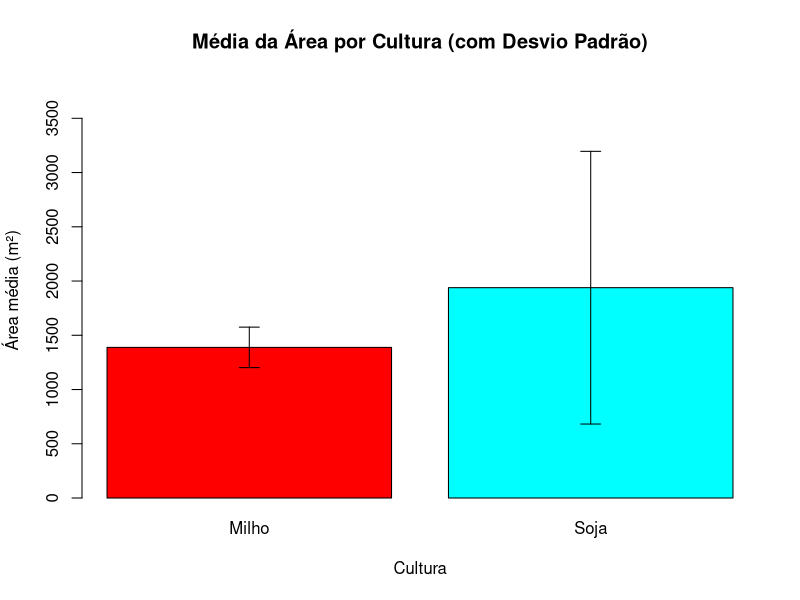

This figure's R source:
# Análise Estatística - FarmTech Solutions
# Gera estatísticas e gráficos das áreas por cultura
# Versão: 1.0

# Leitura de dados
dados <- read.csv("todas_areas.csv", header = TRUE, sep = ",")

# Preparação dos dados
dados$Area <- as.numeric(dados$Area)

# Validações
if (any(is.na(dados$Area))) {
  cat("Erro: A coluna 'Area' contém valores inválidos ou não numéricos.\n")
  quit(status = 1)
}

if (nrow(dados) == 0) {
  cat("Erro: Não há dados no arquivo CSV.\n")
  quit(status = 1)
}

# Análise por cultura
culturas <- unique(dados$Cultura)

cat("\n===== Estatísticas das Áreas por Cultura =====\n")

# Preparação para visualização
estatisticas <- data.frame(Cultura = character(), Media = numeric(), Desvio = numeric())

# Cálculo de estatísticas
for (cultura in culturas) {
  cat("\nCultura:", cultura, "\n")
  dados_filtrados <- subset(dados, Cultura == cultura)
  
  if (nrow(dados_filtrados) > 0) {
    media <- mean(dados_filtrados$Area, na.rm = TRUE)
    desvio <- sd(dados_filtrados$Area, na.rm = TRUE)
    if (is.na(desvio)) desvio <- 0  # Caso único valor
    maior <- max(dados_filtrados$Area, na.rm = TRUE)
    menor <- min(dados_filtrados$Area, na.rm = TRUE)
    total <- nrow(dados_filtrados)
    
    cat(" - Total de áreas:", total, "\n")
    cat(" - Média da área:", round(media, 2), "m²\n")
    cat(" - Desvio padrão:", round(desvio, 2), "m²\n")
    cat(" - Maior área:", round(maior, 2), "m²\n")
    cat(" - Menor área:", round(menor, 2), "m²\n")
    
    estatisticas <- rbind(estatisticas, data.frame(Cultura = cultura, Media = media, Desvio = desvio))
  } else {
    cat(" - Nenhum dado disponível para esta cultura.\n")
  }
}

# Geração do gráfico
if (nrow(estatisticas) > 0) {
  # Cálculo de limites
  max_value <- max(estatisticas$Media + estatisticas$Desvio)
  ylim_max <- if (is.finite(max_value)) max_value * 1.2 else max(estatisticas$Media) * 1.2
  
  # Plotagem
  bar_centers <- barplot(
    estatisticas$Media,
    names.arg = estatisticas$Cultura,
    col = rainbow(length(estatisticas$Cultura)),
    main = "Média da Área por Cultura (com Desvio Padrão)",
    xlab = "Cultura",
    ylab = "Área média (m²)",
    ylim = c(0, ylim_max)
  )
  
  # Barras de erro
  for (i in 1:length(bar_centers)) {
    if (estatisticas$Desvio[i] > 0) {
      arrows(
        x0 = bar_centers[i], 
        y0 = estatisticas$Media[i] - estatisticas$Desvio[i], 
        x1 = bar_centers[i], 
        y1 = estatisticas$Media[i] + estatisticas$Desvio[i], 
        angle = 90, 
        code = 3, 
        length = 0.1, 
        col = "black"
      )
    }
  }
  
  cat("\nGráfico gerado com sucesso em Rplots.pdf\n")
} else {
  cat("Nenhum dado disponível para gerar o gráfico.\n")
  quit(status = 1)
}